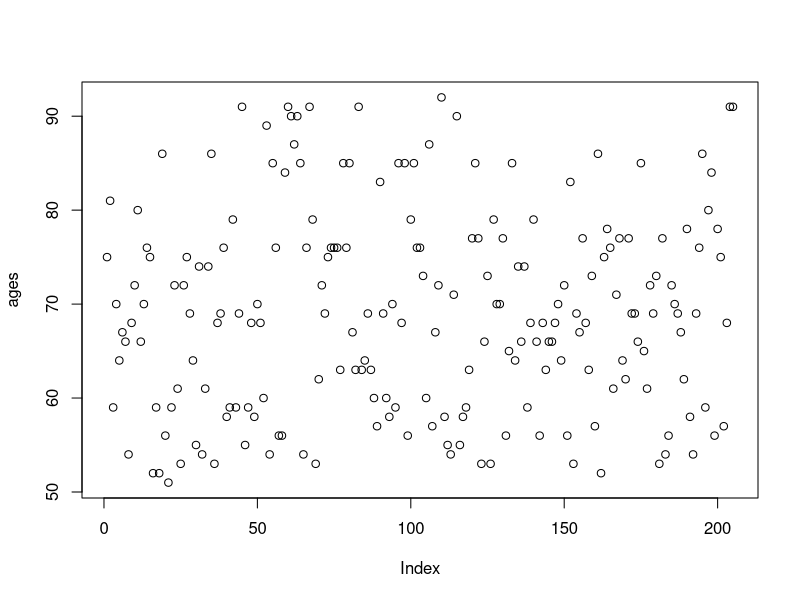
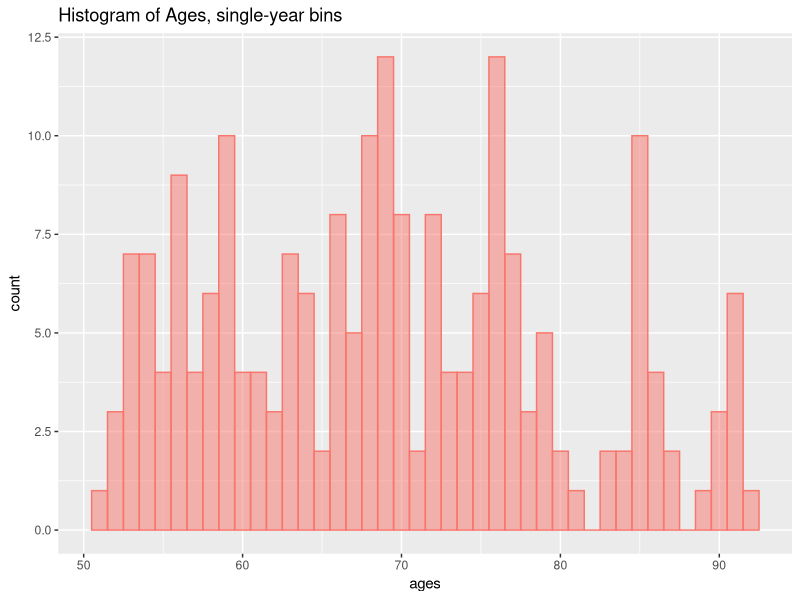
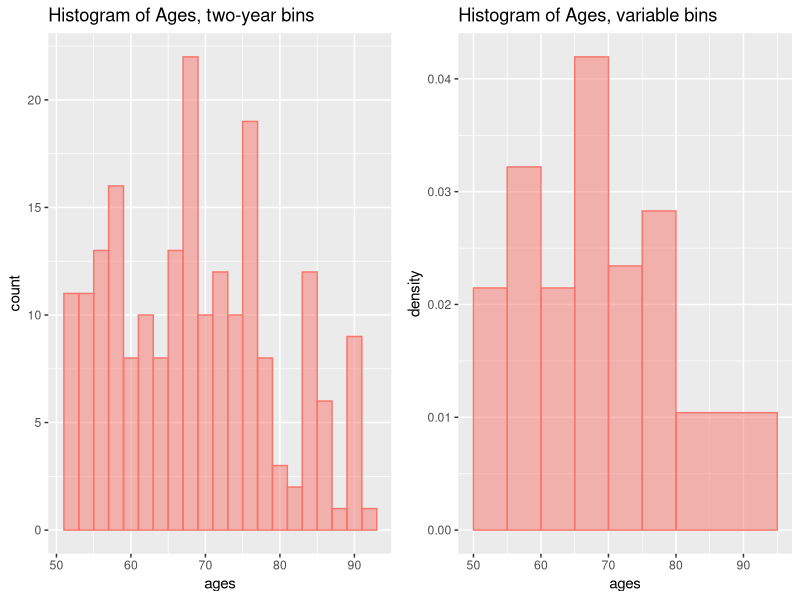
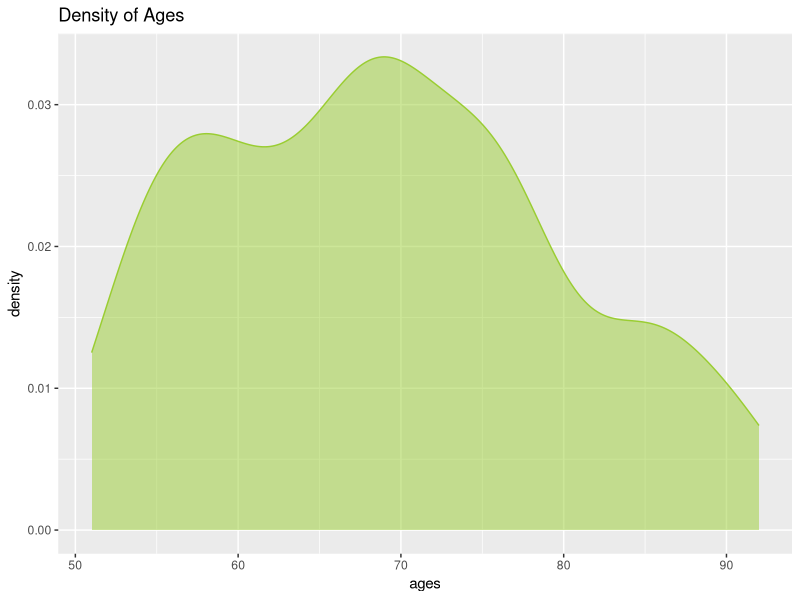
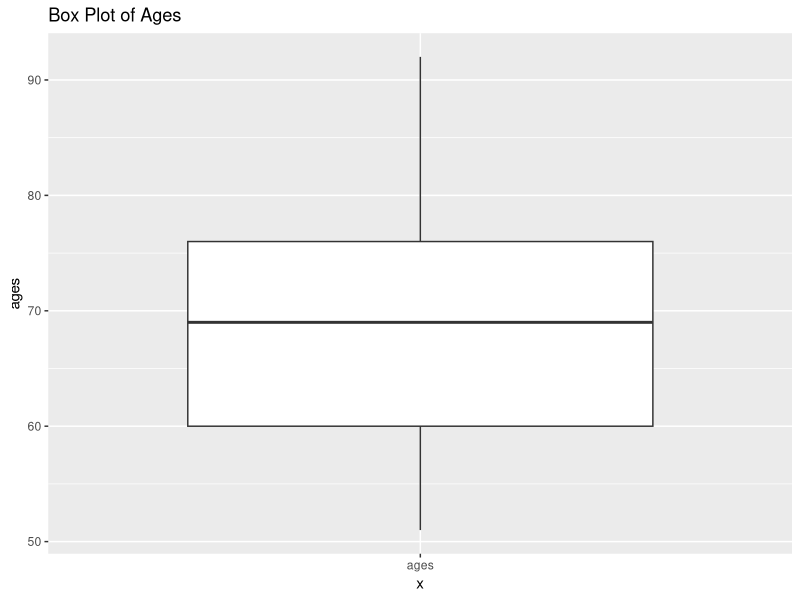

These charts were generated, in order, by the following R code:
## ---- chunk 1
ages<-c(75,81,59,70,64,67,66,54,68,72,80,66,70,76,75,52,59,52,86,56,51,59,72,61,53,72,75,69,64,55,74,54,61,74,86,53,68,69,76,58,59,79,59,69,91,55,59,68,58,70,68,60,89,54,85,76,56,56,84,91,90,87,90,85,54,76,91,79,53,62,72,69,75,76,76,76,63,85,76,85,67,63,91,63,64,69,63,60,57,83,69,60,58,70,59,85,68,85,56,79,85,76,76,73,60,87,57,67,72,92,58,55,54,71,90,55,58, 59,63,77,85,77,53,66,73,53,79,70,70,77,56,65,85,64,74,66,74,59,68,79,66,56,68,63,66,66,68,70,64,72,56,83,53,69,67,77,68,63,73,57,86,52,75,78,76,61,71,77,64,62,77,69,69,66,85,65,61,72,69,73,53,77,54,56,72,70,69,67,62,78,58,54,69,76,86,59,80,84,56,78,75,57,68,91,91)

ages
## ---- chunk 2
plot(ages)

## ---- chunk 3
library(ggplot2)
ggplot(as.data.frame(ages), aes(x=ages)) +
  geom_histogram(col="#F8766D", 
                 fill="#F8766D", alpha=0.5, binwidth = 1)+
  labs(title='Histogram of Ages, single-year bins')

## ---- chunk 4
library(gridExtra)
grid.arrange(

  ggplot(as.data.frame(ages), aes(x=ages)) +
  geom_histogram( col="#F8766D", fill="#F8766D", alpha=0.5, binwidth = 2)+
  labs(title='Histogram of Ages, two-year bins')
,
ggplot(as.data.frame(ages), aes(x=ages)) +
  geom_histogram(aes(y=..density..), col="#F8766D", fill="#F8766D", alpha=0.5, breaks =c(50, 55,60,65,70,75,80,95) )+
  labs(title='Histogram of Ages, variable bins')
, 

ncol=2)

## ---- chunk 5
ggplot(as.data.frame(ages), aes(x=ages)) +
  geom_density( col="yellowgreen", 
                fill="yellowgreen", alpha=0.5)+
  labs(title='Density of Ages')

## ---- chunk 6
ggplot(as.data.frame(ages), 
       aes(y=ages, x="ages", group ="ages"))+
  geom_boxplot()+
  labs(title='Box Plot of Ages')

